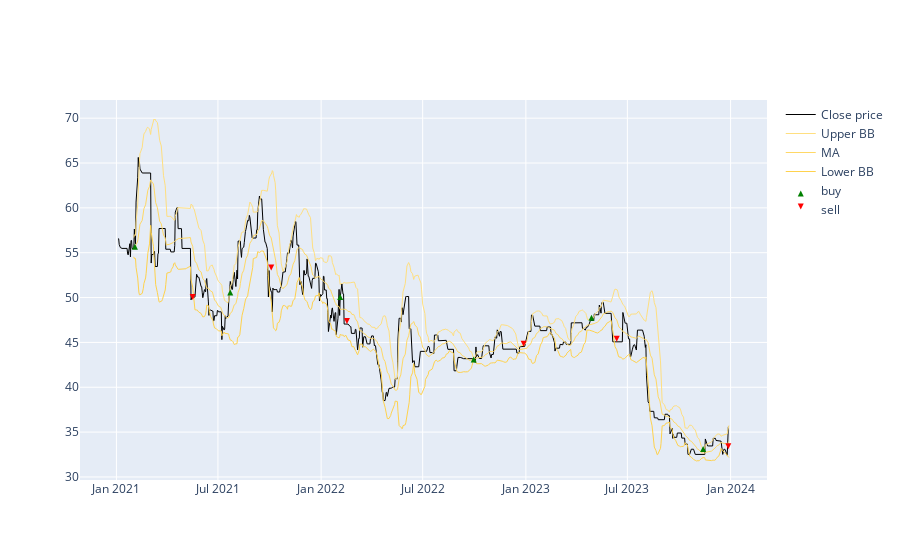

Here is the notebook cell this chart was saved with:
### Markdown cell above
The function below performs all the steps above in one, and provides an estimate of the profit earned (given a starting investment):

### Code cell
def perform_bb_analysis(dataset, investment):
  #calculate BBs
  dataset = bollinger_bands(dataset)
  train_data_bb, entry_prices, exit_prices = execute_bb_strategy(train_data)

  # plot bands
  plot_bb_strategy(train_data_bb, entry_prices, exit_prices)

  # calculate profit
  profit_or_loss =  calculate_strategy_profit(investment, entry_prices, exit_prices)
  profit_percent = math.floor((profit_or_loss/investment)*100)

  print('Profit gained from the BB strategy by investing JPY{}: JPY{}'.format(investment, math.floor(profit_or_loss)))
  print('Profit percentage of the BB strategy : {}%'.format(profit_percent))

perform_bb_analysis(train_data, 100000)

### Figure 1 — Plotly figure (JSON) as saved in the notebook; plotly's stock layout.template omitted (floating-point values rounded to 4 significant figures; data arrays with more than 128 entries replaced by an {"elided": "..."} marker saying what was removed)
{"data": [{"line": {"color": "black", "width": 1}, "name": "Close price", "type": "scatter", "x": {"elided": "753 str values"}, "xaxis": "x", "y": {"elided": "753 float values"}, "yaxis": "y"}, {"line": {"color": "#ffdf80", "width": 1}, "name": "Upper BB", "type": "scatter", "x": {"elided": "753 str values"}, "xaxis": "x", "y": {"elided": "753 float values"}, "yaxis": "y"}, {"line": {"color": "#ffd866", "width": 1}, "name": "MA", "type": "scatter", "x": {"elided": "753 str values"}, "xaxis": "x", "y": {"elided": "753 float values"}, "yaxis": "y"}, {"line": {"color": "#ffd24d", "width": 1}, "name": "Lower BB", "type": "scatter", "x": {"elided": "753 str values"}, "xaxis": "x", "y": {"elided": "753 float values"}, "yaxis": "y"}, {"marker": {"color": "green", "symbol": "arrow-up"}, "mode": "markers", "name": "buy", "type": "scatter", "x": {"elided": "753 str values"}, "y": {"elided": "747 float values"}}, {"marker": {"color": "red", "symbol": "arrow-down"}, "mode": "markers", "name": "sell", "type": "scatter", "x": {"elided": "753 str values"}, "y": {"elided": "759 float values"}}], "layout": {"xaxis": {"anchor": "y", "domain": [0, 1]}, "yaxis": {"anchor": "x", "domain": [0, 1]}}}
